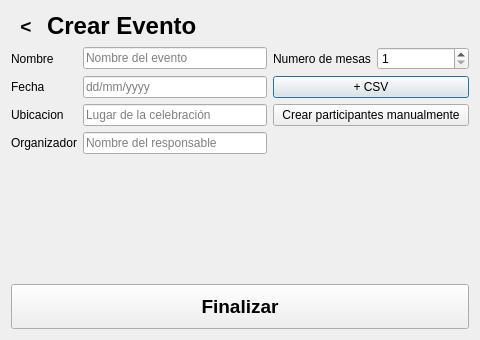
<?xml version="1.0" encoding="UTF-8"?>
<ui version="4.0">
 <class>DialogoCrearEvento</class>
 <widget class="QDialog" name="DialogoCrearEvento">
  <property name="geometry">
   <rect>
    <x>0</x>
    <y>0</y>
    <width>480</width>
    <height>340</height>
   </rect>
  </property>
  <property name="windowTitle">
   <string>Crear Evento</string>
  </property>
  <layout class="QVBoxLayout" name="verticalLayout" stretch="0,0,1,0">
   <item>
    <layout class="QHBoxLayout" name="horizontalLayout_Titulo" stretch="0,0,1">
     <item>
      <widget class="QToolButton" name="btnAtras">
       <property name="text">
        <string>&lt;</string>
       </property>
       <property name="font">
        <font>
         <pointsize>14</pointsize>
         <weight>75</weight>
         <bold>true</bold>
        </font>
       </property>
       <property name="autoRaise">
        <bool>true</bool>
       </property>
      </widget>
     </item>
     <item>
      <widget class="QLabel" name="labelTitulo">
       <property name="font">
        <font>
         <pointsize>18</pointsize>
         <weight>75</weight>
         <bold>true</bold>
        </font>
       </property>
       <property name="text">
        <string>Crear Evento</string>
       </property>
      </widget>
     </item>
     <item>
      <spacer name="horizontalSpacer_Titulo">
       <property name="orientation">
        <enum>Qt::Horizontal</enum>
       </property>
       <property name="sizeHint" stdset="0">
        <size>
         <width>40</width>
         <height>20</height>
        </size>
       </property>
      </spacer>
     </item>
    </layout>
   </item>
   <item>
    <layout class="QGridLayout" name="gridLayout_Content" columnstretch="0,2,0,1">
     <item row="0" column="0">
      <widget class="QLabel" name="labelNombre">
       <property name="text">
        <string>Nombre</string>
       </property>
      </widget>
     </item>
     <item row="0" column="1">
      <widget class="QLineEdit" name="txtNombre">
       <property name="placeholderText">
        <string>Nombre del evento</string>
       </property>
      </widget>
     </item>
     <item row="0" column="2">
      <widget class="QLabel" name="labelMesas">
       <property name="text">
        <string>Numero de mesas</string>
       </property>
      </widget>
     </item>
     <item row="0" column="3">
      <widget class="QSpinBox" name="spinMesas">
       <property name="minimum">
        <number>1</number>
       </property>
      </widget>
     </item>
     <item row="1" column="0">
      <widget class="QLabel" name="labelFecha">
       <property name="text">
        <string>Fecha</string>
       </property>
      </widget>
     </item>
     <item row="1" column="1">
      <widget class="QLineEdit" name="txtFecha">
       <property name="placeholderText">
        <string>dd/mm/yyyy</string>
       </property>
      </widget>
     </item>
     <item row="1" column="2" colspan="2">
      <widget class="QPushButton" name="btnSubirCSV">
       <property name="text">
        <string>+ CSV</string>
       </property>
      </widget>
     </item>
     <item row="2" column="0">
      <widget class="QLabel" name="labelUbicacion">
       <property name="text">
        <string>Ubicacion</string>
       </property>
      </widget>
     </item>
     <item row="2" column="1">
      <widget class="QLineEdit" name="txtUbicacion">
       <property name="placeholderText">
        <string>Lugar de la celebración</string>
       </property>
      </widget>
     </item>
     <item row="2" column="2" colspan="2">
      <widget class="QPushButton" name="btnCrearManual">
       <property name="text">
        <string>Crear participantes manualmente</string>
       </property>
      </widget>
     </item>
     <item row="3" column="0">
      <widget class="QLabel" name="labelOrganizador">
       <property name="text">
        <string>Organizador</string>
       </property>
      </widget>
     </item>
     <item row="3" column="1">
      <widget class="QLineEdit" name="txtOrganizador">
       <property name="placeholderText">
        <string>Nombre del responsable</string>
       </property>
      </widget>
     </item>
    </layout>
   </item>
   <item>
    <spacer name="verticalSpacer_Main">
     <property name="orientation">
      <enum>Qt::Vertical</enum>
     </property>
     <property name="sizeHint" stdset="0">
      <size>
       <width>20</width>
       <height>28</height>
      </size>
     </property>
    </spacer>
   </item>
   <item>
    <widget class="QPushButton" name="btnFinalizar">
     <property name="minimumSize">
      <size>
       <width>0</width>
       <height>45</height>
      </size>
     </property>
     <property name="font">
      <font>
       <pointsize>14</pointsize>
       <weight>75</weight>
       <bold>true</bold>
      </font>
     </property>
     <property name="text">
      <string>Finalizar</string>
     </property>
    </widget>
   </item>
  </layout>
 </widget>
 <resources/>
 <connections/>
</ui>
